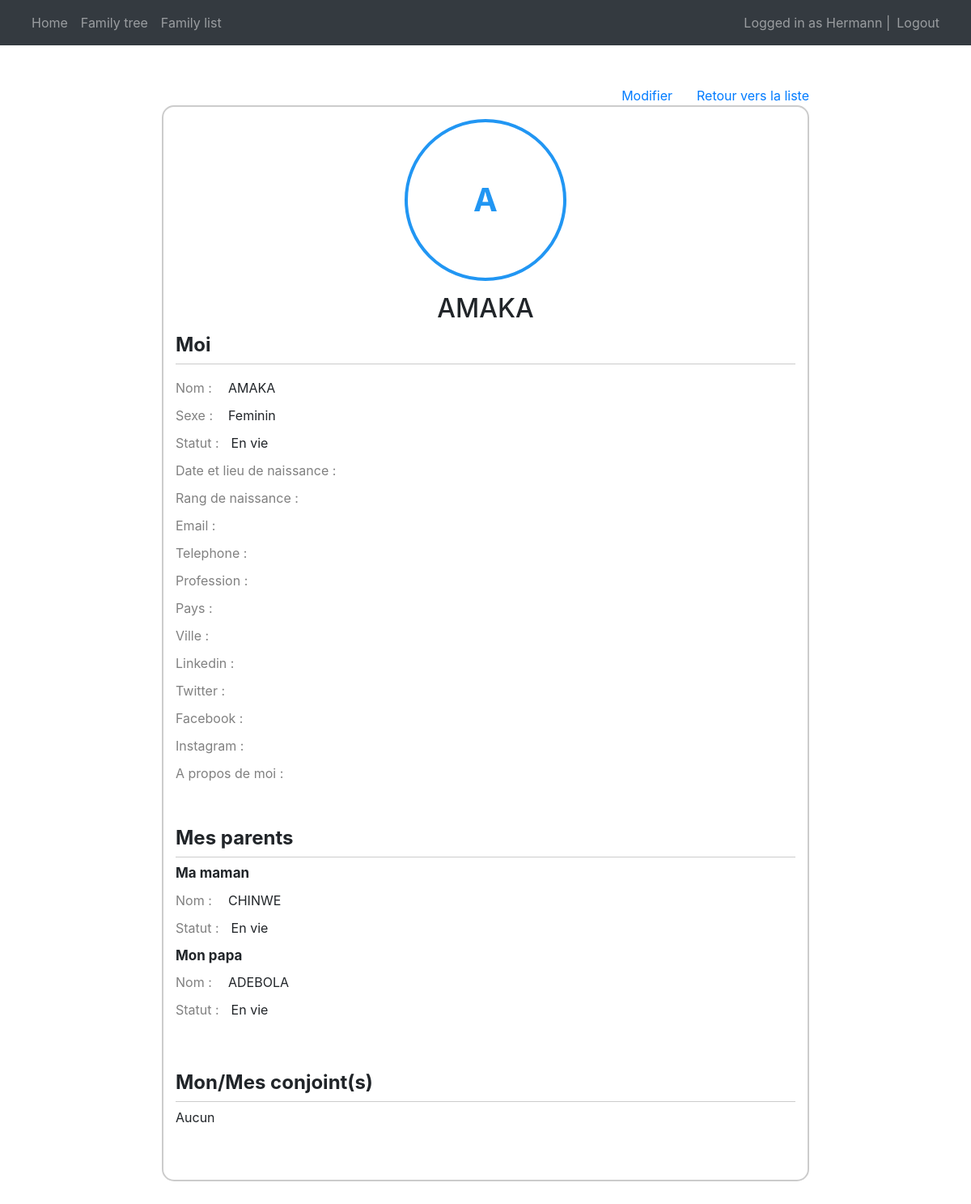
The page /show_item/101 (signed in) on the database its author committed.
### main/models.py (models this page shows, shortened)
class Individu(models.Model):
    name = models.CharField(max_length=255)
    gender = models.CharField(max_length=5)
    generation = models.IntegerField(null=True, blank=True)
    parent_male_id= models.IntegerField(null=True, blank=True)
    parent_female_id = models.IntegerField(null=True, blank=True)
    birth_rank = models.IntegerField(null=True, blank=True)
    spouses = models.ManyToManyField("self", blank=True)
    dead = models.BooleanField(default=False)
    youngdead = models.BooleanField(default=False)
    birth_date = models.DateField(null=True, blank=True)
    birth_place = models.CharField(max_length=255, null=True, blank=True)
    email = models.CharField(max_length=255, null=True, blank=True)
    telephone = models.CharField(max_length=255, null=True, blank=True)
    profession = models.CharField(max_length=255, null=True, blank=True)
    country = models.CharField(max_length=255, null=True, blank=True)
    city = models.CharField(max_length=255, null=True, blank=True)
    linkedin = models.CharField(max_length=255, null=True, blank=True)
    twitter = models.CharField(max_length=255, null=True, blank=True)
    facebook = models.CharField(max_length=255, null=True, blank=True)
    instagram = models.CharField(max_length=255, null=True, blank=True)
    aboutme = models.TextField(null=True, blank=True)
    isIncomingSpouse = models.BooleanField(default=False)
    sFatherName = models.CharField(max_length=255, null=True, blank=True)
    sFatherDead = models.BooleanField(default=False)
    sMotherName = models.CharField(max_length=255, null=True, blank=True)
    sMotherDead = models.BooleanField(default=False)
    photoName = models.CharField(max_length=255, null=True, blank=True)
    photoPath = models.ImageField (upload_to="photos/" ,null=True, blank=True)
    @property
    def spouseslist(self):
        return list(self.spouses.all())

### main/views.py (the view, shortened to what this page needs)
# urls.py: path('show_item/<int:pk>', views.showItem, name = 'showItem'),
def showItem(request, pk):
    cmo = Individu.objects.get(id=pk)
    cmoFather = None
    cmoMother = None
    if cmo.parent_male_id :
        cmoFather = Individu.objects.get(id=cmo.parent_male_id)
    if cmo.parent_female_id :
        cmoMother = Individu.objects.get(id=cmo.parent_female_id)
    cmoSpouses = []
    cm = {
        "myPhoto": cmo.photoPath.url if cmo.photoPath else None,
        "myID": cmo.id,
        "myName": cmo.name,
        "myInitials": getFirst2Initials(cmo.name),
        "myGender": genderFrontend(cmo.gender),
        "myLifeStatus": lifeStatusFrontend(cmo.dead, cmo.youngdead, cmo.gender),
        "father": {
            "id": None if cmoFather == None else cmoFather.id,
            "name": None if cmoFather == None else cmoFather.name,
            "gender": None if cmoFather == None else genderFrontend(cmoFather.gender),
            "status": None if cmoFather == None else lifeStatusFrontend(cmoFather.dead, cmoFather.youngdead, cmoFather.gender),
        },
        "mother": {
            "id": None if cmoMother == None else cmoMother.id,
            "name": None if cmoMother == None else cmoMother.name,
            "gender": None if cmoMother == None else genderFrontend(cmoMother.gender),
            "status": None if cmoMother == None else lifeStatusFrontend(cmoMother.dead, cmoMother.youngdead, cmoMother.gender),
        },
        "spouses": cmoSpouses,
        "len_spouses": len(cmoSpouses),
        "birthrank": '' if cmo.birth_rank == None else cmo.birth_rank,
        "birthdate": '' if cmo.birth_date == None else cmo.birth_date,
        "birthplace": '' if cmo.birth_place == None else cmo.birth_place,
        "email": '' if cmo.email == None else cmo.email,
        "telephone": '' if cmo.telephone == None else cmo.telephone,
        "profession": '' if cmo.profession == None else cmo.profession,
        "country": '' if cmo.country == None else cmo.country,
        "city": '' if cmo.city == None else cmo.city,
        "linkedin": '' if cmo.linkedin == None else cmo.linkedin,
        "twitter": '' if cmo.twitter == None else cmo.twitter,
        "facebook": '' if cmo.facebook == None else cmo.facebook,
        "instagram": '' if cmo.instagram == None else cmo.instagram,
        "aboutme": '' if cmo.aboutme == None else cmo.aboutme,
    }
    return render(request, 'main/show_fm.html', cm)

### main/views.py (called while the page is built)
def getFirst2Initials(name) :
    w = ''
    namesTab = name.split(' ')
    for idx,item  in enumerate(namesTab):
        if idx < 2:
            w = w + namesTab[idx][0]
    w = w.upper()
    return w

def lifeStatusFrontend(dv, ydv, gend=None):
    if gend == None :
        if dv == False:
            return 'vie'
        elif dv == True:
            if ydv == False:
                return 'mort'
            else:
                return 'mba'
    elif gend == 'm':
        if dv == False:
            return 'En vie'
        elif dv == True:
            if ydv == False:
                return 'Mort'
            else:
                return 'Mort à bas âge'
    elif gend == 'f':
        if dv == False:
            return 'En vie'
        elif dv == True:
            if ydv == False:
                return 'Morte'
            else:
                return 'Morte à bas âge'

def genderFrontend(gend):
    if gend == 'm':
       return 'Masculin'
    elif gend == 'f':
        return 'Feminin'

### main/templates/main/show_fm.html (shortened to what this page needs)
{% extends 'main/base.html' %}
{% load static %}
{% block css_styles %}
<link rel="stylesheet" href="{% static '/css/family_tree/style_new_member.css' %}">
{% endblock %}
{% block content %}
<div class="super_container_wh">
    <div class="back_button_container">
        <a class="back_button" href="{% url 'updateItem' myID %}">Modifier</a>
        <a class="back_button" href="/family_list">Retour vers la liste</a>
    </div>
    <div class="form_container_wh mb-5">
        <span class="photo_container_wh">
            {% if myPhoto %}
            <img src="{{myPhoto}}" alt="">
            {% else %}
            <span class="myInitials">{{myInitials}}</span>
            {% endif %}
        </span>
        <h2 id="form_title">{{myName}}</h2>
        <form class="mb-5" action="" method="POST">
            <div class="form_section">
                <div class="form_section_title">
                    <span class="">Moi</span>
                </div>
                <div class="form_radio_container">
                    <div class="radio_group_title">Nom : </div>
                    <span>{{myName}}</span>
                </div>
                <div class="form_radio_container">
                    <div class="radio_group_title">Sexe : </div>
                    <span>{{myGender}}</span>
                </div>
                <div class="form_radio_container">
                    <div class="radio_group_title">Statut : </div>
                    <span>{{myLifeStatus}}</span>
                </div>
                <div class="form_radio_container">
                    <div class="radio_group_title">Date et lieu de naissance : </div>
                </div>
                <div class="form_radio_container">
                    <div class="radio_group_title">Rang de naissance : </div>
                </div>
                <div class="form_radio_container">
                    <div class="radio_group_title">Email : </div>
                </div>
                <div class="form_radio_container">
                    <div class="radio_group_title">Telephone : </div>
                </div>
                <div class="form_radio_container">
                    <div class="radio_group_title">Profession : </div>
                </div>
                <div class="form_radio_container">
                    <div class="radio_group_title">Pays : </div>
                </div>
                <div class="form_radio_container">
                    <div class="radio_group_title">Ville : </div>
                </div>
                <div class="form_radio_container">
                    <div class="radio_group_title">Linkedin : </div>
                </div>
                <div class="form_radio_container">
                    <div class="radio_group_title">Twitter : </div>
                </div>
                <div class="form_radio_container">
                    <div class="radio_group_title">Facebook : </div>
                </div>
                <div class="form_radio_container">
                    <div class="radio_group_title">Instagram : </div>
                </div>
                <div class="form_radio_container">
                    <div class="radio_group_title">A propos de moi : </div>
                </div>
            </div>
            <div class="form_section">
                <div class="form_section_title">
                    <span class="">Mes parents</span>
                </div>
                {% if father.id == None and mother.id == None %}
                <span>Aucun</span>
                {% else %}
                <div class="composed-checkbox-container">
                    <div>
                        <label for="checkbox-mother" class="sub_title">Ma maman</label>
                        {% if mother.id == None %}
                        <span>Aucune</span>
                        {% else %}
                        <div class="form_radio_container">
                            <div class="radio_group_title">Nom : </div>
                            <span>{{mother.name}}</span>
                        </div>
                        <div class="form_radio_container">
                            <div class="radio_group_title">Statut : </div>
                            <span>{{mother.status}}</span>
                        </div>
                        {% endif %}
                    </div>
                </div>
                <div class="composed-checkbox-container">
                    <div>
                        <label for="checkbox-mother" class="sub_title">Mon papa</label>
                        {% if father.id == None %}
                        <span>Aucun</span>
                        {% else %}
                        <div class="form_radio_container">
                            <div class="radio_group_title">Nom : </div>
                            <span>{{father.name}}</span>
                        </div>
                        <div class="form_radio_container">
                            <div class="radio_group_title">Statut : </div>
                            <span>{{father.status}}</span>
                        </div>
                        {% endif %}
                    </div>
                </div>
                {% endif %}
            </div>
            <div class="form_section">
                <div class="form_section_title">
                    <span class="">Mon/Mes conjoint(s)</span>
                </div>
                {% if len_spouses > 0 %}
                    {% for item in spouses %}
                    <div class="composed-checkbox-container">
                        <div>
                            <label for="checkbox-mother" class="sub_title">Conjoint</label>
                            <div class="form_radio_container">
                                <div class="radio_group_title">Nom : </div>
                                <span>{{item.name}}</span>
                            </div>
                            <div class="form_radio_container">
                                <div class="radio_group_title">Sexe : </div>
                                <span>{{item.gender}}</span>
                            </div>
                            <div class="form_radio_container">
                                <div class="radio_group_title">Statut : </div>
                                <span>{{item.status}}</span>
                            </div>
                        </div>
                    {% endfor %}
                {% else %}
                    <span>Aucun</span>
                {% endif %}
                </div>
            </div>
    </div>
</div>
{% endblock %}

### main/templates/main/base.html (shortened to what this page needs)
<!DOCTYPE html>
<html lang="en">
<head>
    <link href="https://cdn.jsdelivr.net/npm/bootstrap@5.0.2/dist/css/bootstrap.min.css" rel="stylesheet">
    {% load static %}
    <link rel="stylesheet" href="{% static 'css/bootstrap.min.css' %}">
    {% block css_styles %}{% endblock %}
</head>
<body>
    <nav class="navbar navbar-expand-lg navbar-dark bg-dark">
        <div class="container-fluid">
            <div>
                <ul class="navbar-nav">
                    <li class="nav-item">
                        <a href="/home" class="nav-link">Home</a>
                    </li>
                    <li class="nav-item">
                        <a href="/family_tree" class="nav-link">Family tree</a>
                    </li>
                    <li class="nav-item">
                        <a href="/family_list" class="nav-link">Family list</a>
                    </li>
                </ul>
            </div>
            <div>
                <ul class="navbar-nav">
                    {% if user.is_authenticated %}
                    <span class="navbar-text">Logged in as {{user.username}}  | </span>
                    <li class="nav-item">
                        <a href="/logout" class="nav-link">Logout</a>
                    </li>
                    {% else %}
                    <li class="nav-item">
                        <a href="/login" class="nav-link">Login</a>
                    </li>
                    {% endif %}
                </ul>
            </div>
        </div>
    </nav>
    <div class="container">
        {% block content %}
        {% endblock %}
</body>
</html>

### assets/css/family_tree/style_new_member.css (style rules this page uses)
.super_container_wh { display: flex; flex-direction: column; width: 100%; justify-content: center; align-items: center; padding-top: 50px; }
.back_button_container { width: 100%; max-width: 800px; display: flex; justify-content: flex-end; position: relative; gap: 30px; }
.photo_container_wh { position: relative; display: flex; justify-content: center; align-items: center; margin: 0 auto; margin-bottom: 15px; width: 200px; height: 200px; border-radius: 50%; overflow: hidden; border: 4px solid #2196F3; }
.photo_container_wh .myInitials { font-size: 40px; font-weight: bolder; color: #2196F3; }
.form_container_wh { border: 2px solid #ccc; border-radius: 15px; width: 100%; max-width: 800px; padding: 15px; }
.form_container_wh #form_title { text-align: center !important; }
.form_container_wh form { width: 100%; text-align: left; }
.form_section { margin-bottom: 50px; }
.form_section_title { padding-bottom: 5px; border-bottom: 1px solid #ccc; margin-bottom: 7px; font-size: 24px; font-weight: bold; display: flex; gap: 35px; }
.form_radio_container { display: flex; gap: 15px; margin-bottom: 10px; }
.radio_group_title { color: gray; min-width: 50px; }
.composed-checkbox-container { display: flex; align-items: flex-start; gap: 10px; }
.composed-checkbox-container > div { width: 100%; }
.sub_title { font-size: 17px; font-weight: bold; }

### rows shown on the page
Individu: name "AMAKA"
Individu: name "CHINWE"
Individu: name "ADEBOLA"

### other values the page prints
{{ user.username }} "Hermann"
{{ myInitials }} "A"
{{ myGender }} "Feminin"
{{ myLifeStatus }} "En vie"
{{ mother.status }} "En vie"
{{ father.status }} "En vie"
